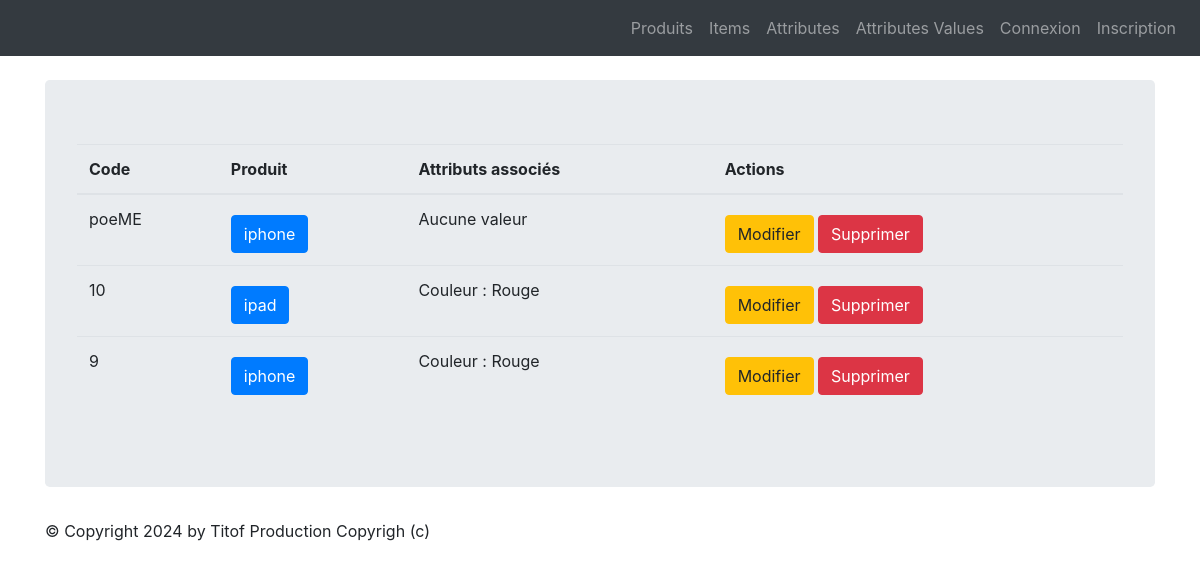
Screenshot of /monapp/items/list with the database file from the repository.
### monapp/models.py (models this page shows, shortened)
class ProductItem(models.Model):
    class Meta:
        verbose_name = "Déclinaison Produit"
    color   = models.CharField(max_length=100)
    code    = models.CharField(max_length=10, null=True, blank=True, unique=True)
    product = models.ForeignKey('Product', on_delete=models.CASCADE)
    attributes  = models.ManyToManyField("ProductAttributeValue", related_name="product_item", null=True, blank=True)

class Product(models.Model):
    class Meta:
        verbose_name = "Produit"
    name          = models.CharField(max_length=100)
    code          = models.CharField(max_length=10, null=True, blank=True, unique=True)
    price_ht      = models.DecimalField(max_digits=8, decimal_places=2,  null=True, blank=True, verbose_name="Prix unitaire HT")
    price_ttc     = models.DecimalField(max_digits=8, decimal_places=2,  null=True, blank=True, verbose_name="Prix unitaire TTC")
    status        = models.SmallIntegerField(choices=PRODUCT_STATUS, default=0)
    date_creation =  models.DateTimeField(default=timezone.now, blank=True, verbose_name="Date création")

class ProductAttributeValue(models.Model):
    class Meta:
        verbose_name = "Valeur attribut"
        ordering = ['position']
    value              = models.CharField(max_length=100)
    product_attribute  = models.ForeignKey('ProductAttribute', verbose_name="Unité", on_delete=models.CASCADE)
    position           = models.PositiveSmallIntegerField("Position", null=True, blank=True)

class ProductAttribute(models.Model):
    class Meta:
        verbose_name = "Attribut"
    name =  models.CharField(max_length=100)

### monapp/views.py (the view)
# urls.py: path("items/list",views.ProductItemListView.as_view(),name="items-list"),
class ProductItemListView(ListView):
    model = ProductItem
    template_name = "monapp/list_items.html"
    context_object_name = "productitems"
    def get_queryset(self ):
        query = self.request.GET.get('search')
        if query:
            return ProductItem.objects.filter(code__icontains=query)
        return ProductItem.objects.all()
    def get_context_data(self, **kwargs):
        context = super(ProductItemListView, self).get_context_data(**kwargs)
        context['titremenu'] = "Liste des déclinaisons"
        return context

### monapp/templates/monapp/list_items.html (shortened to what this page needs)
{% extends 'monapp/base.html' %}
{% block contenu %}
<table class="table">
<thead>
<th>Code</th>
<th>Produit</th>
<th>Attributs associés</th>
<th>Actions</th>
</thead>
<tbody>
{% for item in productitems %}
<tr>
<td>{{ item.code }}</a></td>
<td><a href="{% url 'items-detail' item.id %}" class="btn btn-primary mt-2">{{ item.product.name }}</a></td>
<td>{% for attribute in item.attributes.all %}
<p>{{ attribute.product_attribute.name }} : {{attribute.value }}</p>
{% empty %}
<p>Aucune valeur</p>
{% endfor %}
</td>
<td>
<a href="{% url 'item-update' item.id %}" class="btn btn-warning mt-2">Modifier</a>
<a href="{% url 'item-delete' item.id %}" class="btn btn-danger mt-2">Supprimer</a>
</td>
</tr>
{% endfor %}
</tbody>
</table>
{% endblock %}

### rows the page displays
ProductItem: code "poeME", product.name "iphone"
ProductItem: code "10", product.name "ipad"
ProductAttributeValue: product_attribute.name "Couleur", value "Rouge"
ProductItem: code "9", product.name "iphone"
